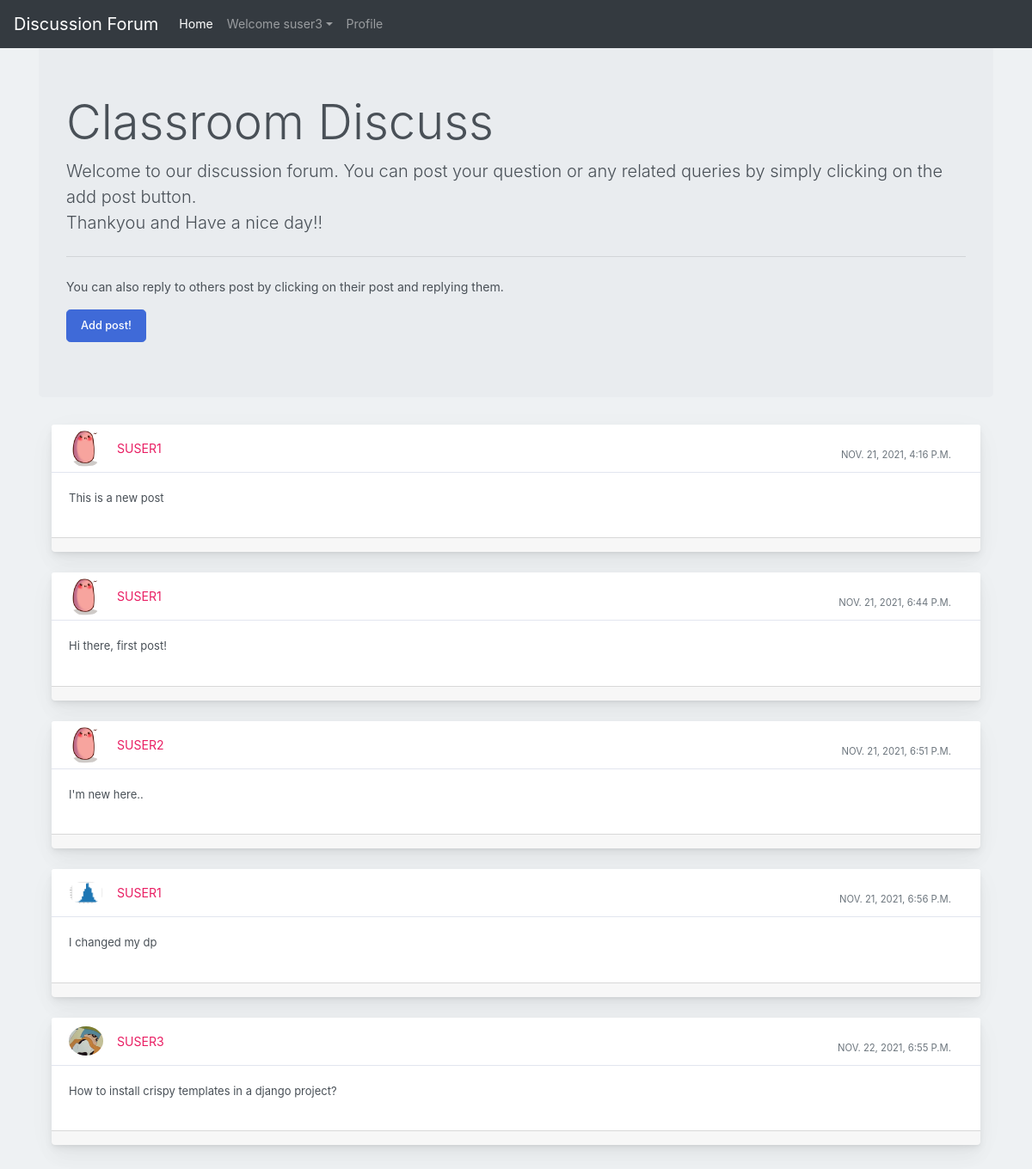
The page /forum/ (signed in) on the database its author committed.
### users/models.py (models this page shows)
class User(AbstractUser):
    email = models.EmailField()
    is_student = models.BooleanField(default=False)
    is_teacher = models.BooleanField(default=False)

### discuss/models.py (models this page shows, shortened)
class Post(models.Model):
    user1 = models.ForeignKey(User, on_delete=models.CASCADE, default=1)
    post_id = models.AutoField
    post_content = models.TextField()
    timestamp= models.DateTimeField(default=now)
    image = models.ImageField(upload_to="images",default="")

### discuss/views.py (the view)
# urls.py: path('forum/', views.forum_home, name='forum-home'),
def forum_home(request):
    return render(request, 'discuss/forum.html', context={'posts' : Post.objects.all()})

### templates/discuss/forum.html (shortened to what this page needs)
{% extends 'discuss/basic.html' %}
{% load crispy_forms_tags %}
{% block homeactive %} active {% endblock homeactive %}-->
{% block content %}
<div class="container my-4">
<div class="jumbotron">
    <h1 class="display-4">Classroom Discuss</h1>
    <p class="lead">Welcome to our discussion forum. You can post your question or any related queries by simply clicking on the add post button. <br> Thankyou and Have a nice day!!</p>
    <hr class="my-4">
    <p>You can also reply to others post by clicking on their post and replying them.</p>
      <a class="btn btn-primary btn-lg" data-toggle="modal" href="{% url 'discuss:add-post' %}">Add post!</a>
    </div>
    {% for post in posts %}
    <div class="container-fluid mt-10">
      <div class="row">
          <div class="col-md-12">
              <div class="card mb-4">
                  <div class="card-header">
                      <div class="media flex-wrap w-100 align-items-center"> <img src="/media/{{post.image}}"
                              class="d-block ui-w-40 rounded-circle" alt="">
                          <div class="media-body ml-3"> <a href="#" data-abc="true">{{post.user1}}</a>
                          </div>
                          <div class="text-muted small ml-3">
                            <div class="px-4 pt-3">{{post.timestamp}} </div>
                          </div>
                      </div>
                  </div>
                  <div class="card-body">
                      <p>{{post.post_content}}</p>
                  </div>
                  <div class="card-footer d-flex flex-wrap justify-content-between align-items-center px-0 pt-0 pb-3">
                  </div>
              </div>
          </div>
      </div>
  </div>
  {% endfor %}
</div>
  {% endblock content %}

### templates/discuss/basic.html (shortened to what this page needs)
{% load static %}
<!doctype html>
<html lang="en">
  <head>
    <link rel="stylesheet" href="https://stackpath.bootstrapcdn.com/bootstrap/4.2.1/css/bootstrap.min.css">
    <link rel="stylesheet" type="text/css" href=" {% static 'discuss/block.css' %} ">
  </head>
  <body>
    <nav class="navbar navbar-expand-lg navbar-dark bg-dark fixed-top">
  <a class="navbar-brand" href="{% url 'discuss:forum-home' %}">Discussion Forum</a>
  <div class="collapse navbar-collapse" id="navbarSupportedContent">
    <ul class="navbar-nav mr-auto">
      <li class="nav-item {% block homeactive %} {% endblock homeactive %} ">
        <a class="nav-link" href="/">Home </a>
      </li>
      {% if user.is_authenticated %}
<ul class="navbar-nav mr-2">
<li class="nav-item dropdown">
<a class="nav-link dropdown-toggle" href='#' id="navbarDropdown" role="button" data-toggle="dropdown"> Welcome {{request.user}}</a>
<div class="dropdown-menu" aria-labelledby="navbarDropdown">
      <li class="nav-item {% block profileactive %} {% endblock profileactive %}">
        <a class="nav-link" href="#">Profile</a>
      </li>
        </div>
      </li>
      {% endif %}
    </ul>
  </div>
</nav>
<br>
</body>
{% block content %}{% endblock content%}
</html>

### discuss/static/discuss/block.css (style rules this page uses)
body { margin: 0; font-family: -apple-system, BlinkMacSystemFont, "Segoe UI", Roboto, "Helvetica Neue", Arial, "Noto Sans", sans-serif, "Apple Color Emoji", "Segoe UI Emoji", "Segoe UI Symbol", "Noto Color Emoji"; font-size: .88rem; font-weight: 400; line-height: 1.5; color: #495057; text-align: left; background-color: #eef1f3 }
.card { box-shadow: 0 0.46875rem 2.1875rem rgba(4, 9, 20, 0.03), 0 0.9375rem 1.40625rem rgba(4, 9, 20, 0.03), 0 0.25rem 0.53125rem rgba(4, 9, 20, 0.05), 0 0.125rem 0.1875rem rgba(4, 9, 20, 0.03); border-width: 0; transition: all .2s }
.card-header:first-child { border-radius: calc(.25rem - 1px) calc(.25rem - 1px) 0 0 }
.card-header { display: flex; align-items: center; border-bottom-width: 1px; padding-top: 0; padding-bottom: 0; padding-right: .625rem; height: 3.5rem; text-transform: uppercase; background-color: #fff; border-bottom: 1px solid rgba(26, 54, 126, 0.125) }
.btn-primary { color: #fff; background-color: #3f6ad8; border-color: #3f6ad8 }
.btn { font-size: 0.8rem; font-weight: 500; outline: none !important; position: relative; transition: color 0.15s, background-color 0.15s, border-color 0.15s, box-shadow 0.15s }
.card-body { flex: 1 1 auto; padding: 1.25rem }
.card-body p { font-size: 13px }
a { color: #E91E63; text-decoration: none !important; background-color: transparent }
.media img { width: 40px; height: auto }

### rows shown on the page
User: user "suser3"
Post: image (picture), user1 "SUSER1", timestamp "NOV. 21, 2021, 4:16 P.M.", post_content "This is a new post"
Post: image (picture), user1 "SUSER1", timestamp "NOV. 21, 2021, 6:44 P.M.", post_content "Hi there, first post!"
Post: image (picture), user1 "SUSER2", timestamp "NOV. 21, 2021, 6:51 P.M.", post_content "I'm new here.."
Post: image (picture), user1 "SUSER1", timestamp "NOV. 21, 2021, 6:56 P.M.", post_content "I changed my dp"
Post: image (picture), user1 "SUSER3", timestamp "NOV. 22, 2021, 6:55 P.M.", post_content "How to install crispy templates in a django project?"
